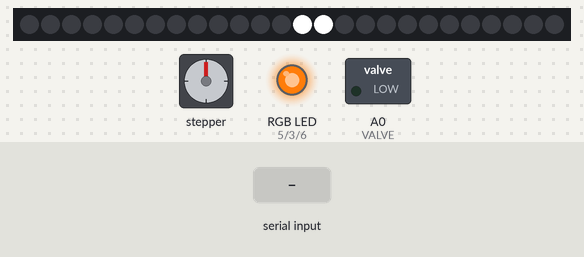
Bench run of a sketch on a simulated Arduino Uno, built with avr-gcc and run on an emulated ATmega328P. Parts: stepper motor, 26 RGB LEDs in strip order, left to right, switched loads named in the sketch (green lamp = pin HIGH), an RGB LED mixed from three pins (HIGH = lit). Wiring (inferred from the names in the program): stepper motor driver (200 steps per turn assumed): step pin 9; direction pin 10; enable pin 8. The inputs (shaded band) are chosen by the test bench. Random numbers use the default seed unless the sketch sets one; pins used as bus, display or sensor lines are not drawn.

Above: at 1.2 s.
1.3 s: "u\n" received over Serial
At 1.45 s:
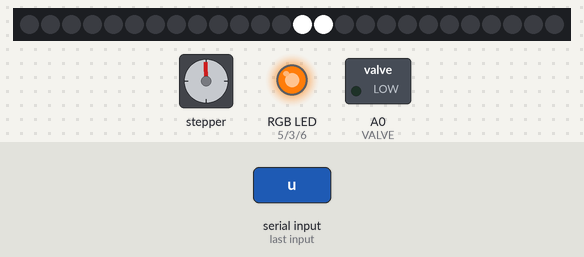
At 2.06 s:
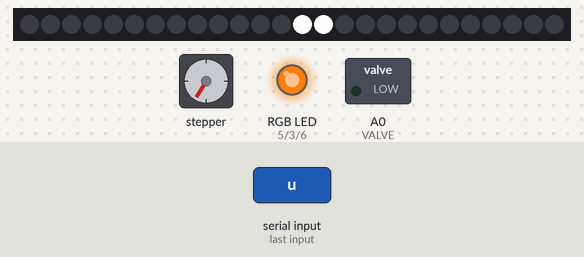
3.7 s: "r\n" received over Serial
At 3.86 s:
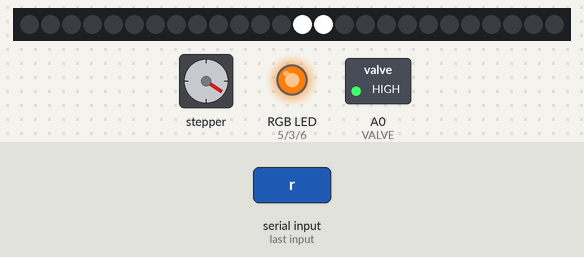
Timing chart, 0 to 17.8 s (numbered marks = the images above; inputs shaded):
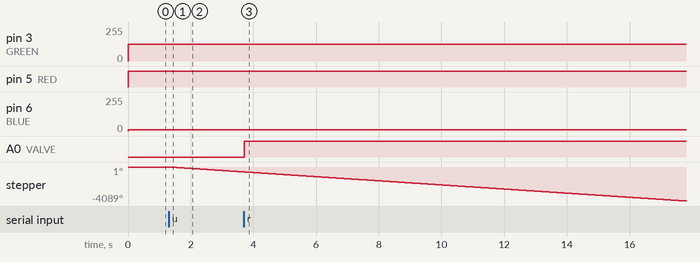

The sketch:

BioZen.ino
```cpp
#include <Adafruit_NeoPixel.h>

#define RED 5
#define GREEN 3
#define BLUE 6

#define PUMP 0
#define VALVE A0

#define NeoPixel A1

#define NUMPIXELS 26


#define enPin 8
#define dirPin 10
#define stepPin 9


Adafruit_NeoPixel pixels(NUMPIXELS, NeoPixel, NEO_GRB + NEO_KHZ800);

unsigned long previousMillis = -4000000;
unsigned long previousMillis2 = 0;

bool rain, mist, sun, lighting, rainbow = false;

bool day = true;
bool sunrise, sunset, night = false;

const int stepsPerRevolution = 200;


void setup() {
  Serial.begin(9600);

  pinMode(VALVE, OUTPUT);
  pinMode(RED, OUTPUT);
  pinMode(GREEN, OUTPUT);
  pinMode(BLUE, OUTPUT);

  pixels.begin();
  pixels.setBrightness(255);

   pinMode(stepPin, OUTPUT);
   pinMode(dirPin, OUTPUT);
   pinMode(enPin, OUTPUT);

   digitalWrite(enPin, HIGH);
}

void serialLoop(){
  if (Serial.available() > 0) {
    String data = Serial.readStringUntil('\n');
    char input = data.charAt(0);
    lighting = false;
    switch(input){
      case 'r': rain = true; lighting, rainbow = false; break;
      //case 'm':  mist = !mist; break;
      case 's': rain, lighting, rainbow = false; break;
      case 'l': lighting, rain = true; rainbow = false;  break;
      case '1': sunrise = true; day,sunset,night = false; break;
      case '2': day = true; sunrise,sunset,night = false; break;
      case '3': sunset = true; day,sunrise,night = false; break;
      case '4': night = true; day,sunset,sunrise = false; break;
      case 'u': digitalWrite(enPin, !digitalRead(enPin)); break;
      case 'b': rainbow, rain = true; day, night, sunrise, sunset, lighting = false;  break;
    }
  }
}

int time = 12;
void SunClock(){
  unsigned long currentMillis = millis();
  if (currentMillis - previousMillis >= 3600000) {
    previousMillis = currentMillis;
    time++;
    if(time >= 25){
      time = 1;
    }
      pixels.clear();
      if(time > 20 || time < 6){
        pixels.setPixelColor(time, pixels.Color(255, 100, 1));
        pixels.setPixelColor(time+1, pixels.Color(255, 100, 1));
      }else{
        pixels.setPixelColor(time, pixels.Color(255, 255, 255));
        pixels.setPixelColor(time+1, pixels.Color(255, 255, 255));
      }
  }
  pixels.show();
}

void Lighting(){
  if(lighting){
    int brightint = random(40, 100);
    double brightness = brightint/100.0;
    int durration = random(200, 600);
    for(int i = 0; i < random(0,5); i++){
      analogWrite(RED, 125*brightness);
      analogWrite(GREEN, 249*brightness);
      analogWrite(BLUE, 255*brightness);
      delay(durration);
      analogWrite(RED, 0);
      analogWrite(GREEN, 0);
      analogWrite(BLUE, 0);
      delay(durration/2);
    }
  }
}

void Sunrise(){
  analogWrite(RED, 255);
  analogWrite(GREEN, 80);
  analogWrite(BLUE, 10);
}

void Day(){
  analogWrite(RED, 255);
  analogWrite(GREEN, 125);
  analogWrite(BLUE, 10);
}

void Sunset(){
  analogWrite(RED, 255);
  analogWrite(GREEN, 50);
  analogWrite(BLUE, 2);
}

void Night(){
  analogWrite(RED, 255);
  analogWrite(GREEN, 220);
  analogWrite(BLUE, 230);
}

void CloudLight(){
  if(sunrise){
    Sunrise();
  }else if(day){
    Day();
  }else if(sunset){
    Sunset();
  }else if(night){
    Night();
  }
}

void Mist(){
  if(mist){
    digitalWrite(PUMP, HIGH);
  }else{
    digitalWrite(PUMP, LOW);
  }
}

void Rain(){
  if(rain){
    mist = true;
    digitalWrite(VALVE, HIGH);
  }else{
    mist = false;
    digitalWrite(VALVE, LOW);
  }
}

bool up = true;

void Oss(){
  unsigned long currentMillis = millis();
  if (currentMillis - previousMillis2 >= 30000){
    previousMillis2 = currentMillis;
    up = !up;
    if(up){
      digitalWrite(dirPin, LOW);
    }else{
      digitalWrite(dirPin, HIGH);
    }
  }
   digitalWrite(stepPin, HIGH);
   delay(3);
   digitalWrite(stepPin, LOW);
   delay(3);
}


void Rainbow(){

  if(rainbow){
    day = true;
    rain = true;
    pixels.setBrightness(100);
    for(int i = 0; i < NUMPIXELS; i++){
      switch(i%7){
        case 1:  pixels.setPixelColor(i, pixels.Color(255, 0, 0)); break;
        case 2:  pixels.setPixelColor(i, pixels.Color(255, 128, 0)); break;
        case 3:  pixels.setPixelColor(i, pixels.Color(255, 255, 0)); break;
        case 4:  pixels.setPixelColor(i, pixels.Color(0, 255, 0)); break;
        case 5:  pixels.setPixelColor(i, pixels.Color(0, 255, 255)); break;
        case 6:  pixels.setPixelColor(i, pixels.Color(127, 0, 255)); break;
        case 0:  pixels.setPixelColor(i, pixels.Color(255, 51, 119)); break;
      }
    }
  }
}
void loop() {

  serialLoop();
  SunClock();
  CloudLight();
  Lighting();
  Mist();
  Rain();
  Oss();
  Rainbow();

}
```

Measured:
- after the input at 1.3 s, stepper: keeps turning counter-clockwise at about 248°/s, starting at once
- after the input at 3.7 s, A0 (VALVE): LOW → HIGH at once
